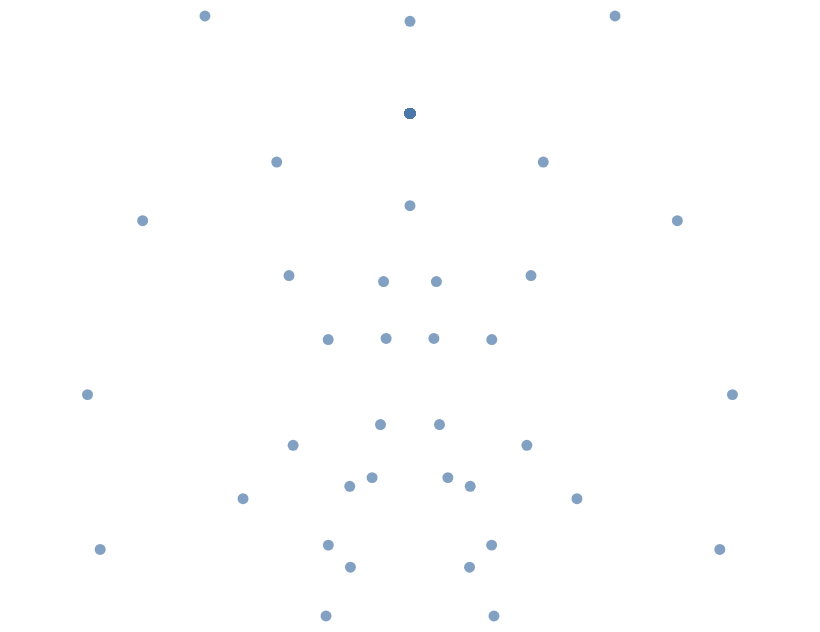

Notebook cell for this chart:
### Code cell
import math
import pandas as pd

spl = neumann['SPL Horizontal']
# print(spl)
radius=400
grid = [(radius*math.cos(p*math.pi/180), radius*math.sin(p*math.pi/180)) for p in range(-180,180,10)]
gridX = [(0,g[0]) for g in grid] 
gridX = [s for s2 in gridX for s in s2]
gridY = [(0,g[1]) for g in grid] 
gridY = [s for s2 in gridY for s in s2]
df = pd.DataFrame({'x': gridX, 'y': gridY })
#for g in zip(gridX, gridY):
#    print('line from %d, %d' % g)
alt.Chart(df).mark_(
).encode(
   alt.Latitude('x:Q'), 
   alt.Longitude('y:Q')
).project(
   type='azimuthalEquidistant',
   rotate=[0,90,0]   
)

### Figure 1 — Vega-Lite specification as saved in the notebook (floating-point values rounded to 4 significant figures)
{"config": {"view": {"continuousWidth": 400, "continuousHeight": 300}}, "data": {"name": "data-edc51cdc026169f88d8533fd445a60ba"}, "mark": "circle", "encoding": {"latitude": {"field": "x", "type": "quantitative"}, "longitude": {"field": "y", "type": "quantitative"}}, "projection": {"rotate": [0, 90, 0], "type": "azimuthalEquidistant"}, "$schema": "https://vega.github.io/schema/vega-lite/v4.0.2.json", "datasets": {"data-edc51cdc026169f88d8533fd445a60ba": [{"x": 0.0, "y": 0.0}, {"x": -400.0, "y": -4.899e-14}, {"x": 0.0, "y": 0.0}, {"x": -393.9, "y": -69.46}, {"x": 0.0, "y": 0.0}, {"x": -375.9, "y": -136.8}, {"x": 0.0, "y": 0.0}, {"x": -346.4, "y": -200.0}, {"x": 0.0, "y": 0.0}, {"x": -306.4, "y": -257.1}, {"x": 0.0, "y": 0.0}, {"x": -257.1, "y": -306.4}, {"x": 0.0, "y": 0.0}, {"x": -200.0, "y": -346.4}, {"x": 0.0, "y": 0.0}, {"x": -136.8, "y": -375.9}, {"x": 0.0, "y": 0.0}, {"x": -69.46, "y": -393.9}, {"x": 0.0, "y": 0.0}, {"x": 2.449e-14, "y": -400.0}, {"x": 0.0, "y": 0.0}, {"x": 69.46, "y": -393.9}, {"x": 0.0, "y": 0.0}, {"x": 136.8, "y": -375.9}, {"x": 0.0, "y": 0.0}, {"x": 200.0, "y": -346.4}, {"x": 0.0, "y": 0.0}, {"x": 257.1, "y": -306.4}, {"x": 0.0, "y": 0.0}, {"x": 306.4, "y": -257.1}, {"x": 0.0, "y": 0.0}, {"x": 346.4, "y": -200.0}, {"x": 0.0, "y": 0.0}, {"x": 375.9, "y": -136.8}, {"x": 0.0, "y": 0.0}, {"x": 393.9, "y": -69.46}, {"x": 0.0, "y": 0.0}, {"x": 400.0, "y": 0.0}, {"x": 0.0, "y": 0.0}, {"x": 393.9, "y": 69.46}, {"x": 0.0, "y": 0.0}, {"x": 375.9, "y": 136.8}, {"x": 0.0, "y": 0.0}, {"x": 346.4, "y": 200.0}, {"x": 0.0, "y": 0.0}, {"x": 306.4, "y": 257.1}, {"x": 0.0, "y": 0.0}, {"x": 257.1, "y": 306.4}, {"x": 0.0, "y": 0.0}, {"x": 200.0, "y": 346.4}, {"x": 0.0, "y": 0.0}, {"x": 136.8, "y": 375.9}, {"x": 0.0, "y": 0.0}, {"x": 69.46, "y": 393.9}, {"x": 0.0, "y": 0.0}, {"x": 2.449e-14, "y": 400.0}, {"x": 0.0, "y": 0.0}, {"x": -69.46, "y": 393.9}, {"x": 0.0, "y": 0.0}, {"x": -136.8, "y": 375.9}, {"x": 0.0, "y": 0.0}, {"x": -200.0, "y": 346.4}, {"x": 0.0, "y": 0.0}, {"x": -257.1, "y": 306.4}, {"x": 0.0, "y": 0.0}, {"x": -306.4, "y": 257.1}, {"x": 0.0, "y": 0.0}, {"x": -346.4, "y": 200.0}, {"x": 0.0, "y": 0.0}, {"x": -375.9, "y": 136.8}, {"x": 0.0, "y": 0.0}, {"x": -393.9, "y": 69.46}]}}
